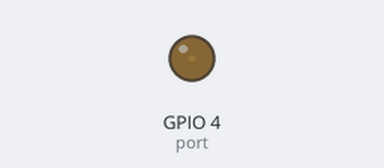
Recording of a program running on a simulated Raspberry Pi (BCM pin numbers). On the bench: output pins drawn as LEDs (lit = HIGH).

Above: at 0.05 s.
At 0.9 s:
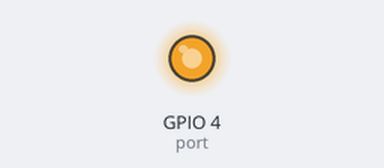
At 1.3 s:
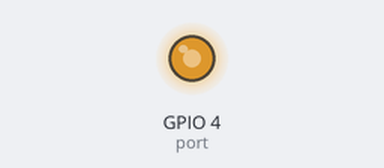
At 1.75 s:
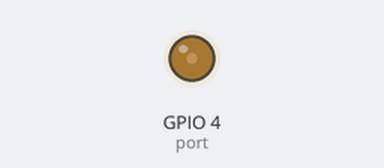
Timing chart, 0 to 4.6 s (numbered marks = the images above):
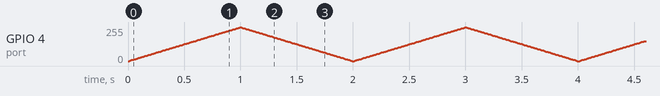

The program:

4-softpwm.py
```python
#!/usr/bin/env python
# -*- coding: utf-8 -*-
import sys
import wiringpi2
import time

# GPIOの指定をGPIO番号に設定する。
if wiringpi2.wiringPiSetupGpio() == -1:
    sys.exit(1)

# 使用するGPIOポート
port = 4

RANGE = 100 # PWMに指定する値の最大値

# softPwmの設定
wiringpi2.softPwmCreate(port, 0, RANGE)  # ポート、初期値、最大値

SLEEP_TIME = 0.01

val = 0
while True:
    try:
        for pw in range(100):
            wiringpi2.softPwmWrite(port, pw)
            time.sleep(SLEEP_TIME)
        for pw in range(100-1, 0-1, -1):
            wiringpi2.softPwmWrite(port, pw)
            time.sleep(SLEEP_TIME)
    except KeyboardInterrupt:
        break
    except:
        raise

sys.exit(0)

# vim: tabstop=4 expandtab shiftwidth=4 softtabstop=4
```
